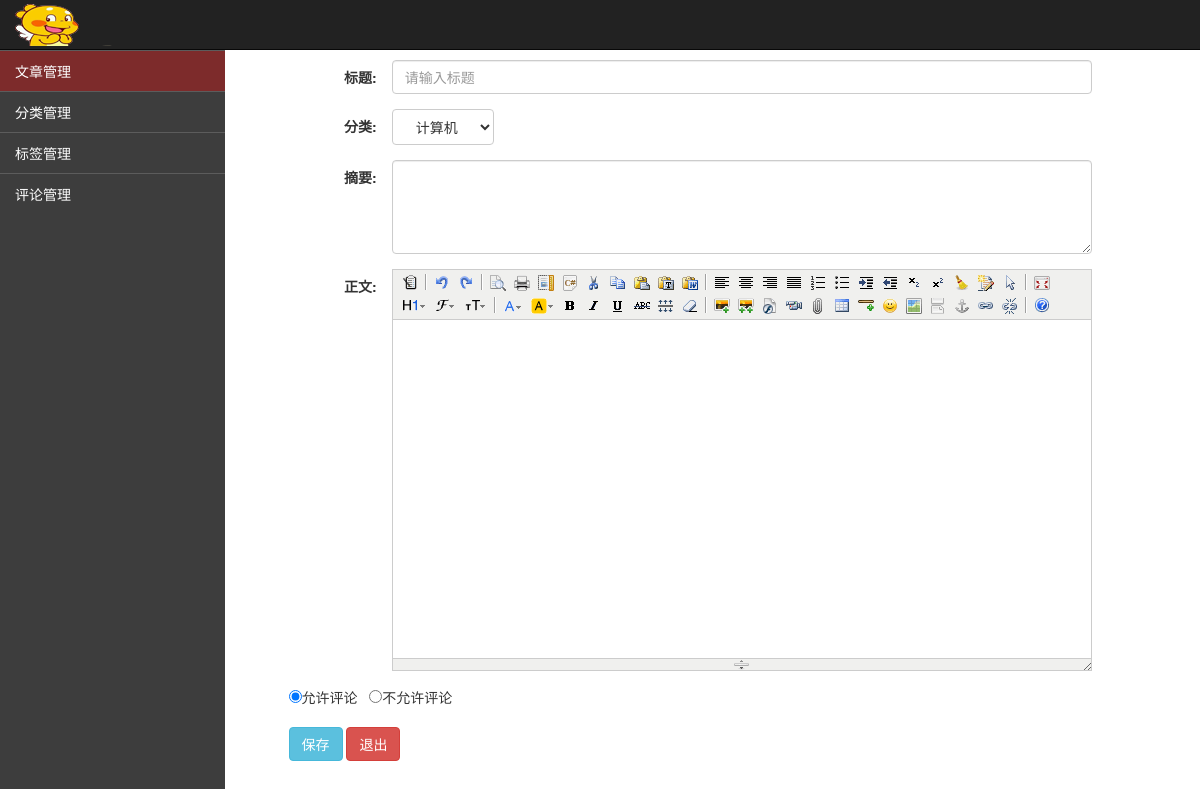
Before: /backend/edit_article.html with the older database file.
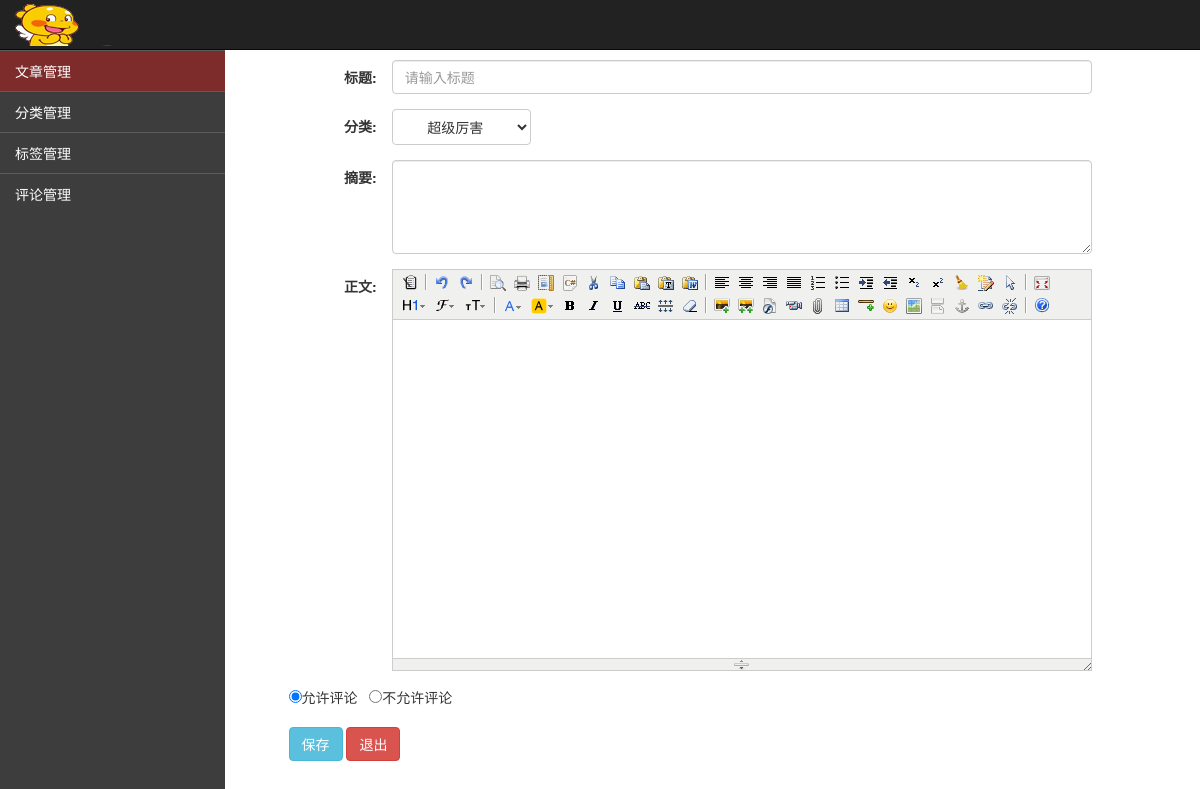
After: the same page with the newer database file.
### backend/models.py (models this page shows, shortened)
class Catagory(models.Model):
    name = models.CharField('名称',max_length=30)

### backend/views.py (the view, shortened to what this page needs)
@csrf_exempt
def edit_article(request):
    if request.GET:
        if request.GET.get('command') == 'null':
            artitle_id = request.GET.get('article-id')
            article_info = Article.objects.filter(id=int(artitle_id))[0]
            current_catagory_info = article_info.catagory.name
            all_catagory_info = Catagory.objects.all()
            all_catagory_info_list = [line.name for line in all_catagory_info]
            return render(
                request, 'backend/edit_article.html', context={
                    'article_info': article_info, 'current_catagory_info': current_catagory_info,
                    'all_catagory_info_list': all_catagory_info_list,
                }
            )
        if request.GET.get('command') == 'delete':
            artitle_id = request.GET.get('article-id')
            delete_sql_obj = Article.objects.get(id=int(artitle_id))
            delete_sql_obj.delete()
            return HttpResponse("delete ok")
    else:
        all_catagory_info = Catagory.objects.all()
        all_catagory_info_list = [line.name for line in all_catagory_info]
        return render(request, 'backend/edit_article.html', context={'all_catagory_info_list': all_catagory_info_list})

### templates/backend/edit_article.html (shortened to what this page needs)
{% extends 'backend/base.html' %}
{% block right-content %}
<div style="margin-top: 60px; float: left;margin-left: -15px;">
    <div class="container-fluid" >
    <div class="col-lg-10" style="position: absolute; ">
    <form class="form-horizontal" action="edit_article.html">
        <div class="form-group">
            <label class="col-sm-2 control-label">标题:</label>
            <input class="form-control" id="article_id" style="width: 70%;"  name="title" type="text" placeholder="请输入标题">
        </div>
        <div class="form-group">
            <label class="col-sm-2 control-label">分类:</label>
        <select id="catatory" class="btn btn-default">
            {% for line in all_catagory_info_list %}
                {% if line != current_catagory_info %}
                    <option class="btn btn-default">{{ line }}</option>
                {% endif %}
            {% endfor %}
        </select>
        </div>
        <div class="form-group">
            <label class="col-sm-2 control-label">摘要:</label>
            <textarea id="summary" class="form-control" rows="4" style="width: 70%"></textarea>
        </div>
        <div class="form-group">
            <label class="col-sm-2 control-label">正文:</label>
        </div>
        <div style="margin-left: 5%">
            <input type="radio" name="optionsRadiosinline" id="optionsRadios3" value="option1" checked>允许评论
            &nbsp;
            <input type="radio" name="optionsRadiosinline" id="optionsRadios4"  value="option2">不允许评论
        </div>
        <div style="margin-left: 5%">
            <br />
            <button class="btn btn-info" name="submit" type="button">保存</button>
            <button class="btn btn-danger" type="button">退出</button>
        </div>
        </form>
    </div>
</div>
</div>
{% endblock %}

Changed rows visible on the page:
changed Catagory: name "计算机" → "超级厉害"
